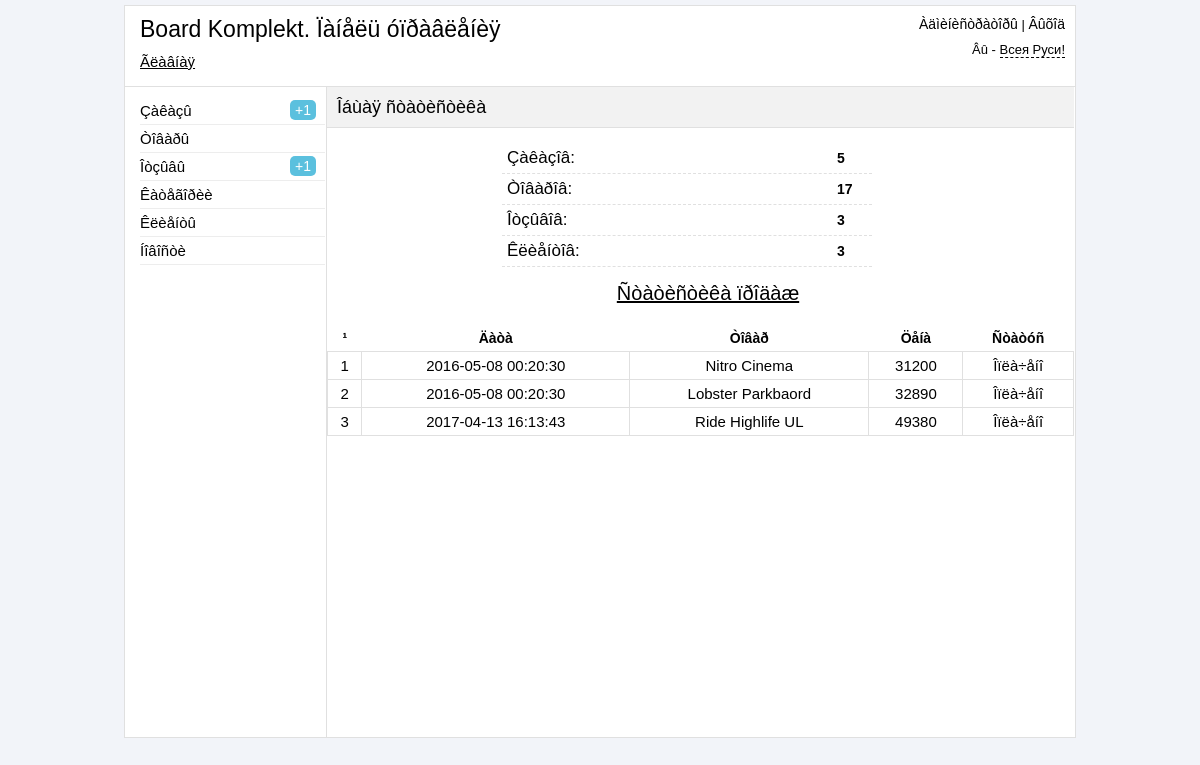
The app's page /admin/index.php (signed in), older data.
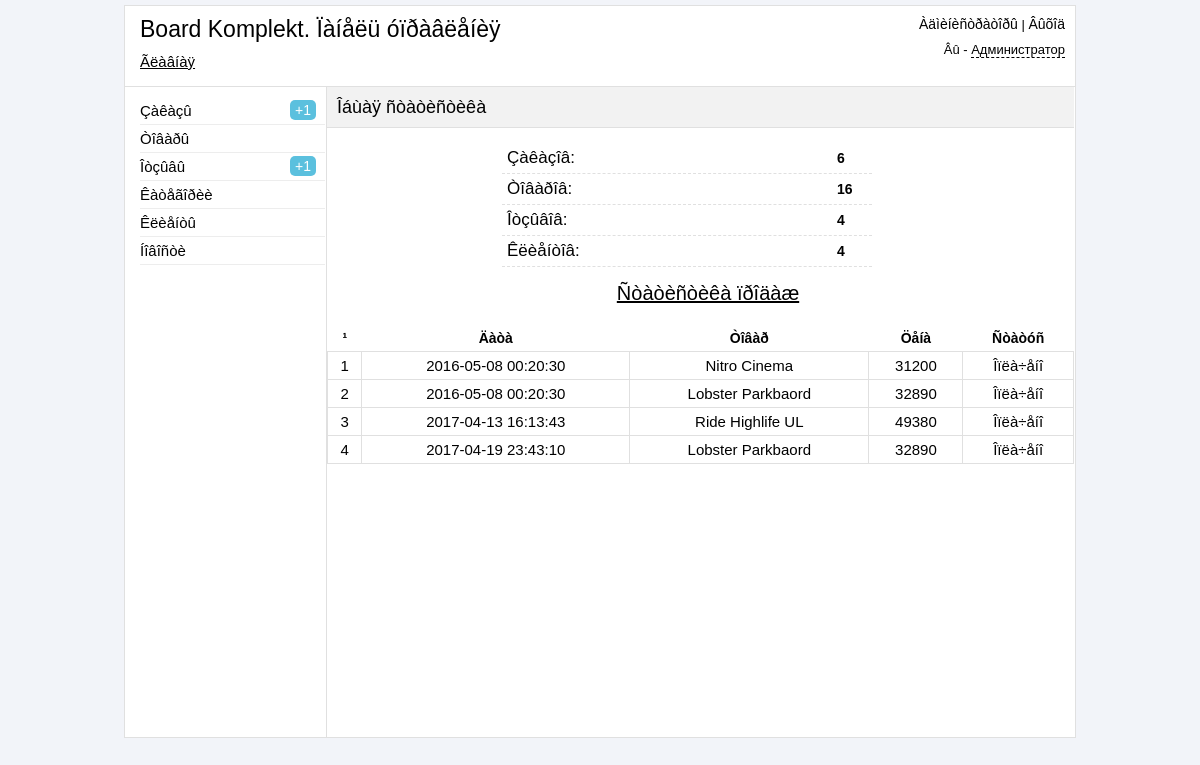
The same page, newer data.
### tables this page shows
CREATE TABLE IF NOT EXISTS `table_products` (
  `products_id` int(11) NOT NULL AUTO_INCREMENT,
  `title` varchar(255) NOT NULL,
  `price` int(11) NOT NULL,
  `seo_words` text NOT NULL,
  `seo_description` text NOT NULL,
  `mini_description` varchar(280) NOT NULL,
  `image` varchar(255) NOT NULL,
  `description` text NOT NULL,
  `mini_features` varchar(280) NOT NULL,
  `features` text NOT NULL,
  `datetime` datetime NOT NULL,
  `new` tinyint(4) NOT NULL DEFAULT '0',
  `leader` tinyint(4) NOT NULL DEFAULT '0',
  `sale` tinyint(4) NOT NULL DEFAULT '0',
  `visible` tinyint(4) NOT NULL DEFAULT '0',
  `brand_id` int(11) NOT NULL,
  PRIMARY KEY (`products_id`),
  KEY `products_id` (`products_id`),
  KEY `products_id_2` (`products_id`),
  KEY `brand_id` (`brand_id`)
);

CREATE TABLE IF NOT EXISTS `orders` (
  `order_id` int(11) NOT NULL AUTO_INCREMENT,
  `id_buyer` int(11) NOT NULL,
  `order_datetime` datetime NOT NULL,
  `order_total_price` int(11) NOT NULL,
  `order_delivery` varchar(255) NOT NULL,
  `order_type_pay` varchar(100) NOT NULL,
  `order_note` text NOT NULL,
  `order_confirmed` varchar(50) NOT NULL DEFAULT 'no',
  `order_pay` varchar(40) NOT NULL,
  PRIMARY KEY (`order_id`),
  KEY `id_buyer` (`id_buyer`)
);

CREATE TABLE IF NOT EXISTS `buy_products` (
  `buy_id` int(11) NOT NULL AUTO_INCREMENT,
  `buy_id_order` int(11) NOT NULL,
  `buy_id_product` int(11) NOT NULL,
  `buy_count_product` int(11) NOT NULL,
  PRIMARY KEY (`buy_id`),
  KEY `buy_id` (`buy_id`),
  KEY `buy_id_order` (`buy_id_order`),
  KEY `buy_id_product` (`buy_id_product`)
);

### admin/index.php (the view, shortened to what this page needs)
<?php
	if ($_SESSION['auth_admin'] == "yes_auth")
	{
		include("include/db_connect.php");
?>
<!DOCTYPE HTML>
<html>
<head>
	<link href ="css/reset.css" rel="stylesheet" type="text/css" />
	<link href ="css/style.css" rel="stylesheet" type="text/css" />
</head>
<body>
<div class="block-body">
	<?php
		include("include/block-header.php");
        $countOrders = mysql_query("SELECT * FROM orders", $link);
        $resultCountOrders = mysql_num_rows($countOrders);
        $countProducts = mysql_query("SELECT * FROM table_products", $link);
        $resultCountProducts = mysql_num_rows($countProducts);
        $countReviews = mysql_query("SELECT * FROM table_reviews", $link);
        $resultCountReviews = mysql_num_rows($countReviews);
        $countClients = mysql_query("SELECT * FROM reg_user", $link);
        $resultCountClients = mysql_num_rows($countClients);
	?>
	<div class="block-content">
		<div class = "block-parameters">
			<p class="title-page">Îáùàÿ ñòàòèñòèêà</p>
		</div>
        <ul class="general-stat">
            <li><p>Çàêàçîâ: <b><?php echo $resultCountOrders?></b></p></li>
            <li><p>Òîâàðîâ: <b><?php echo $resultCountProducts?></b></p></li>
            <li><p>Îòçûâîâ: <b><?php echo $resultCountReviews?></b></p></li>
            <li><p>Êëèåíòîâ: <b><?php echo $resultCountClients?></b></p></li>
        </ul>
        <h3 class="title-stat">Ñòàòèñòèêà ïðîäàæ</h3>
        <table align="center" cellpadding="10" width="100%">
            <tr>
                <th>¹</th>
                <th>Äàòà</th>
                <th>Òîâàð</th>
                <th>Öåíà</th>
                <th>Ñòàòóñ</th>
            </tr>
            <?php
                $result = mysql_query("SELECT * FROM orders,buy_products WHERE orders.order_pay='accepted' AND orders.order_id=buy_products.buy_id_order", $link);
                if (mysql_num_rows($result) > 0) {
                    $row = mysql_fetch_array($result);
                do {
                    $index_count = $index_count + 1;
                      $resultInfoProduct = mysql_query("SELECT * FROM table_products WHERE products_id='{$row["buy_id_product"]}'", $link);
                      if (mysql_num_rows($resultInfoProduct)) {
                        $rowInfoProduct = mysql_fetch_array($resultInfoProduct);
                      }
                      $stat_pay = "Îïëà÷åíî";
                    echo '
                    <tr>
                        <td align="center">'.$index_count.'</td>
                        <td align="center">'.$row["order_datetime"].'</td>
                        <td align="center">'.$rowInfoProduct["title"].'</td>
                        <td align="center">'.$rowInfoProduct["price"].'</td>
                        <td align="center">'.$stat_pay.'</td>
                    </tr>
                    ';
                } while ($row = mysql_fetch_array($result));
                }
                ?>
        </table>
	</div>
</div>
</body>
</html>
<?php
	}
	else
	{
		header("Location: login.php");
	}
?>

### admin/include/block-header.php (shortened to what this page needs)
<?php
    $resultNoConfirmedOrders = mysql_query("SELECT * FROM orders WHERE order_confirmed='no'", $link);
    $countNoConfirmedOrders = mysql_num_rows($resultNoConfirmedOrders);
    if ($countNoConfirmedOrders > 0) {
        $count_str1 = '<p>+'.$countNoConfirmedOrders.'</p>';
    }
    else {
        $count_str1 = '';
    }
    $resultNoApprovedReviews = mysql_query("SELECT * FROM table_reviews WHERE approved='0'", $link);
    $countNoApprovedReviews = mysql_num_rows($resultNoApprovedReviews);
    if ($countNoApprovedReviews > 0) {
        $count_str2 = '<p>+'.$countNoApprovedReviews.'</p>';
    }
    else {
        $count_str2 = '';
    }
?>
<div class="block-header">
	<div class = "block-header-left">
		<h3>Board Komplekt. Ïàíåëü óïðàâëåíèÿ</h3>
		<p class="navigation"> <?php echo $_SESSION['urlpage'] ?></p>
	</div>
	<div class="block-header-right">
		<p align="right"><a href="administrators.php">Àäìèíèñòðàòîðû</a> | <a href="?logout">Âûõîä</a></p>
		<p align="right">Âû - <span><?php echo $_SESSION['admin_role']; ?></span></p>
	</div>
</div>
<div class="left-nav">
	<ul>
		<li><a href="orders.php">Çàêàçû</a><?php echo $count_str1; ?></li>
		<li><a href="products.php">Òîâàðû</a></li>
		<li><a href="reviews.php">Îòçûâû</a><?php echo $count_str2; ?></li>
		<li><a href="category.php">Êàòåãîðèè</a></li>
		<li><a href="clients.php">Êëèåíòû</a></li>
		<li><a href="news.php">Íîâîñòè</a></li>
	</ul>
</div>

Row changes from the older to the newer data that the page shows:
added buy_products: buy_id_order.order_datetime "2017-04-19 23:43:10", buy_id_product.title "Lobster Parkbaord", buy_id_product.price "32890", stat_pay "Îïëà÷åíî"
Text that changed along with them:
$_SESSION['admin_role']: "Всея Руси!" → "Администратор"
$resultCountOrders: "5" → "6"
$resultCountProducts: "17" → "16"
$resultCountReviews: "3" → "4"
$resultCountClients: "3" → "4"
